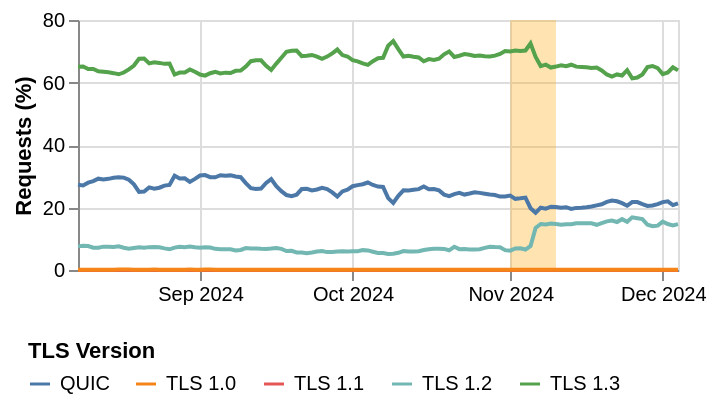

The code cell stored with this chart in its notebook:
### Code cell
highlight = (
    alt.Chart(pl.DataFrame({"start": [datetime(2024, 11, 1)], "end": [datetime(2024, 11, 10)]}))
    .mark_rect(opacity=0.3, color="orange")
    .encode(x="start:T", x2="end:T")
)

# Create the plot
chart = (
    alt.Chart(df)
    .properties(
        height=125,
    )
    .mark_line()
    .encode(
        x=alt.X(
            "timestamps:T",
            # title="Date"
            title=None,
            axis=alt.Axis(format=monthYear),
        ),
        y=alt.Y("value:Q", title="Requests (%)"),
        color=alt.Color("variable:N", title="TLS Version"),
    )
)

# Combine the highlight and the chart
final_chart = (highlight + chart).configure_legend(orient="none", direction="horizontal", legendX=-25, legendY=160)

# Save and display the plot
final_chart.save("../../plots/tls_usage_over_time.pdf")
final_chart.show()

### Figure 1 — Vega-Lite specification as saved in the notebook (floating-point values rounded to 4 significant figures; data arrays with more than 128 entries replaced by an {"elided": "..."} marker saying what was removed)
{"config": {"view": {"continuousWidth": 300, "continuousHeight": 300}, "legend": {"direction": "horizontal", "legendX": -25, "legendY": 160, "orient": "none"}}, "layer": [{"data": {"name": "data-f82fc29da988859e40386a01662f8e52"}, "mark": {"type": "rect", "color": "orange", "opacity": 0.3}, "encoding": {"x": {"field": "start", "type": "temporal"}, "x2": {"field": "end"}}}, {"data": {"name": "data-5aac0af69874deba0208b2a4219193d9"}, "mark": {"type": "line"}, "encoding": {"color": {"field": "variable", "title": "TLS Version", "type": "nominal"}, "x": {"axis": {"format": "%b %Y"}, "field": "timestamps", "title": null, "type": "temporal"}, "y": {"field": "value", "title": "Requests (%)", "type": "quantitative"}}}], "height": 125, "$schema": "https://vega.github.io/schema/vega-lite/v6.4.1.json", "datasets": {"data-f82fc29da988859e40386a01662f8e52": [{"start": "2024-11-01T00:00:00", "end": "2024-11-10T00:00:00"}], "data-5aac0af69874deba0208b2a4219193d9": {"elided": "615 records"}}}
